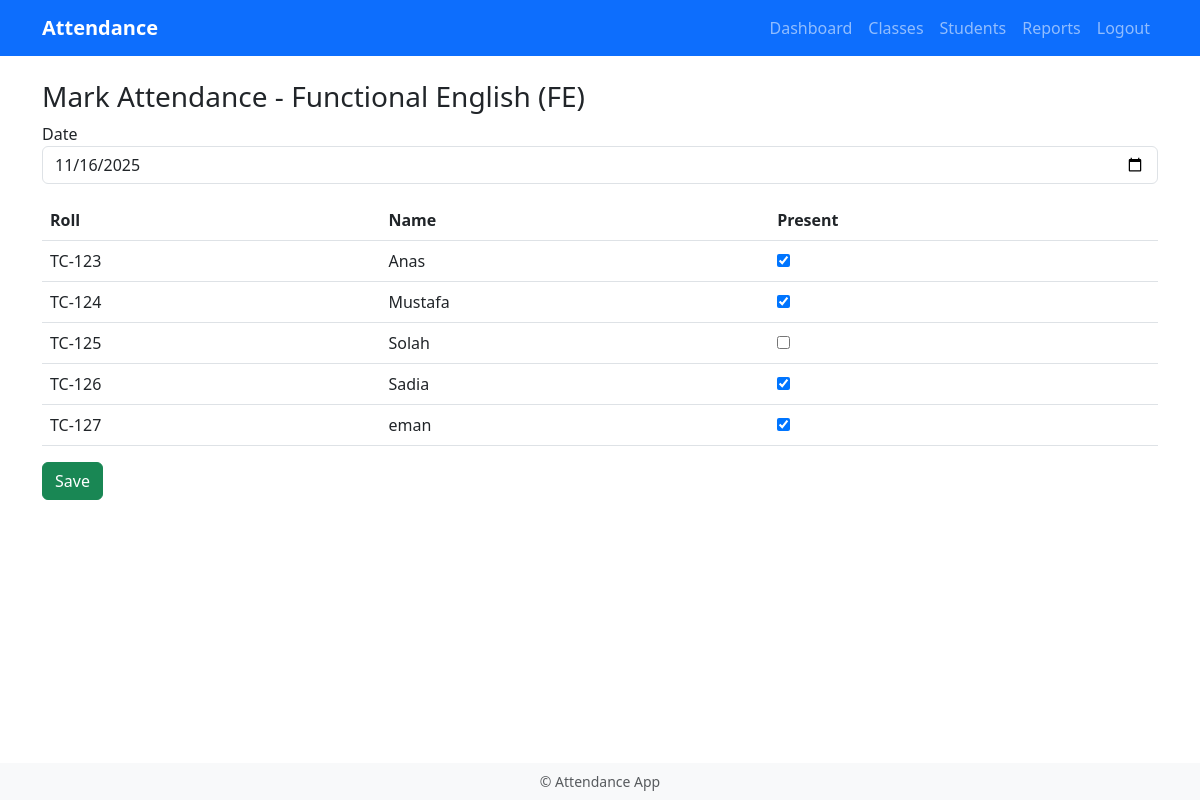
The app's page /classes/1/attendance (signed in) with its own data.
### app/models.py (models this page shows)
class ClassRoom(db.Model):
    __tablename__ = "classrooms"
    id = db.Column(db.Integer, primary_key=True)
    name = db.Column(db.String(120), nullable=False)
    teacher_id = db.Column(db.Integer, db.ForeignKey('teachers.id'), nullable=False)
    students = db.relationship("Student", backref="classroom", lazy="dynamic", cascade="all, delete-orphan")
    attendances = db.relationship("Attendance", backref="classroom", lazy="dynamic", cascade="all, delete-orphan")

class Student(db.Model):
    __tablename__ = "students"
    id = db.Column(db.Integer, primary_key=True)
    name = db.Column(db.String(120), nullable=False)
    roll_no = db.Column(db.String(50), nullable=True)
    class_id = db.Column(db.Integer, db.ForeignKey('classrooms.id'), nullable=False)
    attendances = db.relationship("Attendance", backref="student", lazy="dynamic", cascade="all, delete-orphan")

class Attendance(db.Model):
    __tablename__ = "attendances"
    id = db.Column(db.Integer, primary_key=True)
    date = db.Column(db.Date, nullable=False, default=date.today)
    status = db.Column(db.String(10), nullable=False)  # "present" or "absent"
    student_id = db.Column(db.Integer, db.ForeignKey('students.id'), nullable=False)
    class_id = db.Column(db.Integer, db.ForeignKey('classrooms.id'), nullable=False)

### app/routes.py (the view, shortened to what this page needs)
@bp.route("/classes/<int:class_id>/attendance", methods=["GET", "POST"])
@login_required
def mark_attendance(class_id):
    class_obj = ClassRoom.query.get_or_404(class_id)
    if class_obj.teacher_id != current_user.id:
        flash("Not allowed", "danger")
        return redirect(url_for("main.dashboard"))
    form = MarkAttendanceForm()
    if request.method == "GET":
        form.date.data = date.today()
    students = Student.query.filter_by(class_id=class_id).order_by(Student.roll_no).all()
    att_map = {}
    if form.date.data:
        for a in Attendance.query.filter_by(class_id=class_id, date=form.date.data).all():
            att_map[a.student_id] = a.status
    return render_template("mark_attendance.html", form=form, class_obj=class_obj, students=students, att_map=att_map)

### app/forms.py
class MarkAttendanceForm(FlaskForm):
    date = DateField("Date", format='%Y-%m-%d')
    submit = SubmitField("Save")

### app/models.py (called while the page is built)
@login_manager.user_loader
def load_user(user_id):
    if user_id is None:
        return None
    return Teacher.query.get(int(user_id))

### app/templates/mark_attendance.html (shortened to what this page needs)
{% extends "base.html" %}
{% block content %}
<h3>Mark Attendance - {{ class_obj.name }}</h3>
<form method="post">
  <div class="mb-3">
    {{ form.date.label }} {{ form.date(class="form-control", value=form.date.data|string) }}
  </div>
  <table class="table">
    <thead><tr><th>Roll</th><th>Name</th><th>Present</th></tr></thead>
    <tbody>
      {% for student in students %}
      <tr>
        <td>{{ student.roll_no or '-' }}</td>
        <td>{{ student.name }}</td>
        <td>
          <input type="checkbox" name="present-{{ student.id }}" {% if att_map.get(student.id) == 'present' %}checked{% endif %}>
        </td>
      </tr>
      {% endfor %}
    </tbody>
  </table>
  <button class="btn btn-success">Save</button>
</form>
{% endblock %}

### app/templates/base.html (style rules this page uses)
body { padding-bottom: 60px; }

### records on screen
ClassRoom: name "Functional English (FE)"
Student: roll_no "TC-123", name "Anas", id "☑"
Student: roll_no "TC-124", name "Mustafa", id "☑"
Student: roll_no "TC-125", name "Solah"
Student: roll_no "TC-126", name "Sadia", id "☑"
Student: roll_no "TC-127", name "eman", id "☑"
